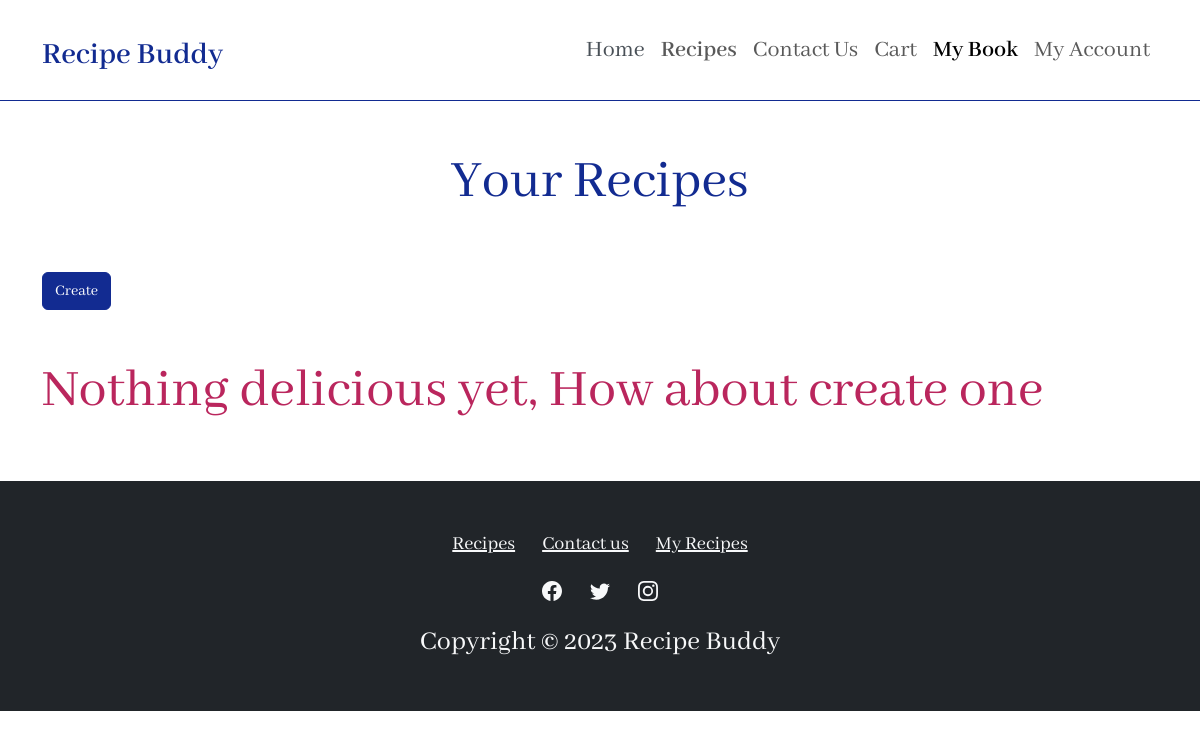
The page /mybook.php (signed in) on the database as committed earlier.
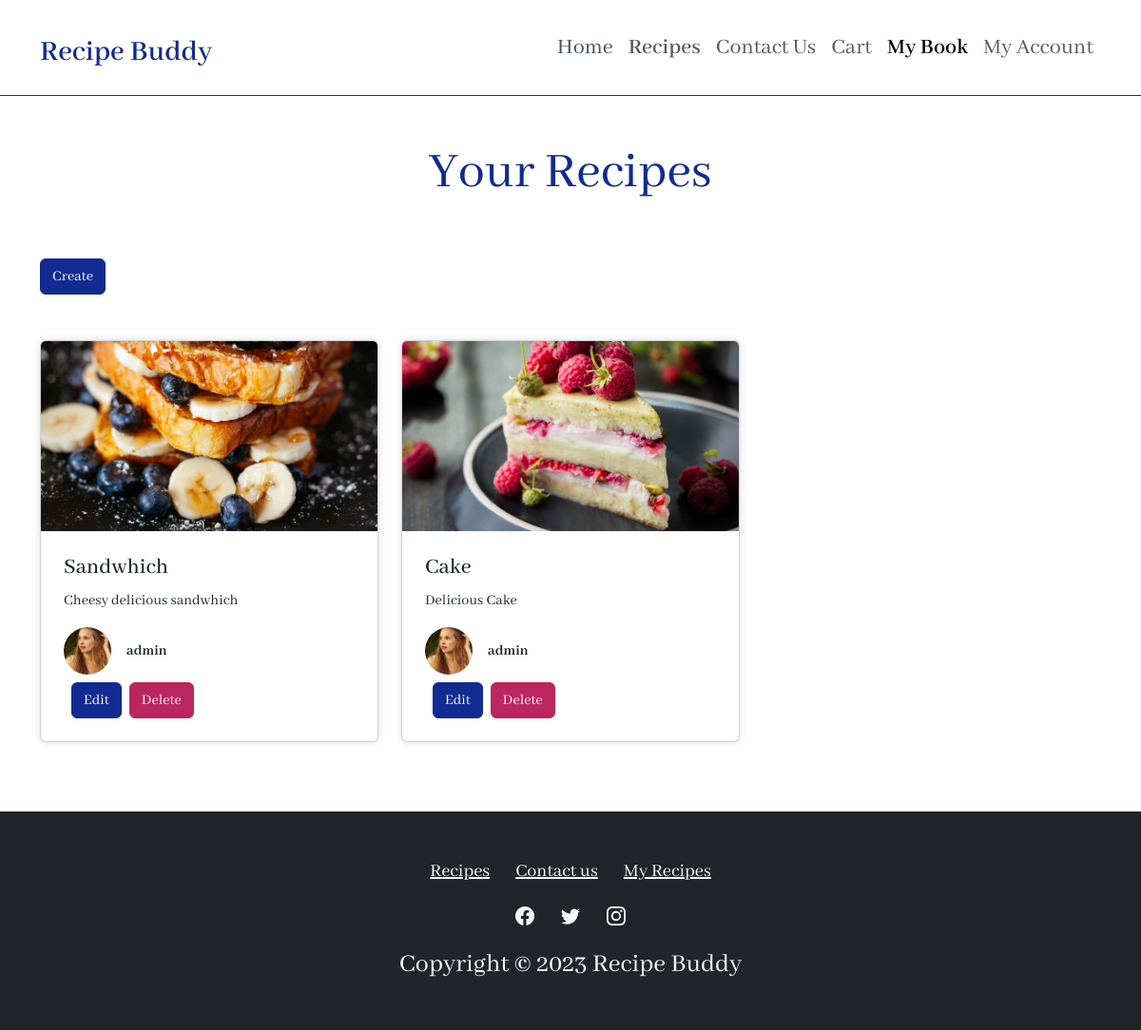
The same page on the database as committed later.
### tables this page shows
CREATE TABLE `recipe` (
  `RecipeID` int(11) NOT NULL,
  `Title` varchar(100) NOT NULL,
  `Description` varchar(400) DEFAULT NULL,
  `RecipeImagePath` varchar(500) NOT NULL,
  `RecipeImageName` varchar(500) NOT NULL,
  `DateCreated` datetime NOT NULL DEFAULT current_timestamp()
);

CREATE TABLE `users` (
  `UserID` int(11) NOT NULL,
  `Username` varchar(50) NOT NULL,
  `Password` varchar(50) NOT NULL,
  `UserImagePath` varchar(500) NOT NULL,
  `UserImageName` varchar(500) NOT NULL,
  `Contact` varchar(15) DEFAULT NULL
);

### mybook.php (the view, shortened to what this page needs)
<?php
include 'includes/db.php';
$user_id = $_SESSION['userID'];
$sql = "SELECT
        recipe.RecipeID,
        recipe.RecipeImagePath,
        recipe.Title,
        recipe.Description,
        users.UserID,
        users.Username,
        users.UserImagePath
        FROM
          `recipe_users`
        JOIN recipe ON recipe_users.RecipeID = recipe.RecipeID
        JOIN users ON recipe_users.UserID = users.UserID
        WHERE users.UserID = $user_id";
$result = mysqli_query($conn, $sql);
?>
<!DOCTYPE html>
<html data-bs-theme="light" lang="en">
<head>
  <link
    rel="stylesheet"
    href="https://cdn.jsdelivr.net/npm/bootstrap@5.3.3/dist/css/bootstrap.min.css" />
  <link rel="stylesheet" href="assets/css/styles.min.css" />
</head>
<body style="font-family: 'Abhaya Libre', serif">
  <nav
    class="navbar navbar-expand-md sticky-top bg-body py-3"
    style="
        background: var(--bs-primary);
        border-bottom: 1px solid var(--bs-primary);
      ">
    <div class="container">
      <a class="navbar-brand d-flex align-items-center" href="index.php"><span
          class="fs-2 fw-semibold"
          style="color: var(--bs-primary); padding-top: 10px">Recipe Buddy</span></a>
      <div class="collapse navbar-collapse" id="navcol-2">
        <ul class="navbar-nav ms-auto">
          <li class="nav-item">
            <a
              class="nav-link fs-4"
              href="index.php"
              style="
                  border-bottom-color: var(--bs-primary-text-emphasis);
                  color: var(--bs-dark-text-emphasis);
                ">Home</a>
          </li>
          <li class="nav-item">
            <a class="nav-link fs-4 fw-semibold" href="recipes.php">Recipes</a>
          </li>
          <li class="nav-item">
            <a class="nav-link fs-4" href="contactus.php">Contact Us</a>
          </li>
          <?php
          if (isset($_SESSION['Username']) && $_SESSION['loggedin'] == true) {
            echo '<li class="nav-item"><a class="nav-link fs-4" href="cart.php">Cart</a></li>';
            echo '<li class="nav-item"><a class="nav-link fs-4 active fw-semibold" href="mybook.php">My Book</a></li>';
            echo '<li class="nav-item"><a class="nav-link fs-4" href="account.php">My Account</a></li>';
          } else {
            echo '<a class="btn btn-primary fs-4 ms-md-2" role="button" href="login.php" style="border-radius: 8px">Login</a>';
          }
          ?>
        </ul>
      </div>
    </div>
  </nav>
  <div class="container py-4 py-xl-5">
    <div class="row mb-5">
      <div class="col-md-8 col-xl-6 text-center mx-auto">
        <h1 class="display-4" style="color: var(--bs-primary)">
          Your Recipes
        </h1>
      </div>
    </div>
    <div class="row mb-5 flex-row justify-content-end align-content-end">
      <div class="flex-column justify-content-end align-content-end">
        <a href="createrecipe.php" class="btn btn-primary">Create</a>
      </div>
    </div>
    <?php if ($result->num_rows == 0): ?>
      <h1 class="display-4 text-danger">Nothing delicious yet, How about create one</h1>
    <?php else: ?>
      <div
        class="row gy-4 row-cols-1 row-cols-md-2 row-cols-xl-3"
        style="margin-bottom: 25px">
        <?php while ($row = mysqli_fetch_assoc($result)): ?>
          <div class="col">
            <div
              class="card"
              style="box-shadow: 0px 0px 6px 1px rgba(225, 225, 225, 0.9)">
              <a href="showrecipe.php?id=<?php echo $row['RecipeID'] ?>">
                <img
                  class="card-img-top w-100 d-block fit-cover"
                  style="height: 200px"
                  src="<?php echo $row['RecipeImagePath']; ?>"
                  alt="<?php echo $row['Title']; ?>" />
              </a>
              <div class="card-body p-4">
                <h4 class="card-title"><?php echo $row['Title']; ?></h4>
                <p class="card-text overflow-hidden">
                  <?php echo $row['Description']; ?>
                </p>
                <div class="d-flex">
                  <img
                    class="rounded-circle flex-shrink-0 me-3 fit-cover"
                    width="50"
                    height="50"
                    src="<?php echo $row['UserImagePath']; ?>" />
                  <div class="d-flex align-items-center">
                    <p class="fw-bold mb-0"><?php echo $row['Username']; ?></p>
                  </div>
                </div>
                <div class="d-flex mt-2">
                  <a href="editrecipe.php?id=<?php echo $row['RecipeID'] ?>" class="btn btn-primary mx-2">Edit</a>
                  <a href="deleterecipe.php?id=<?php echo $row['RecipeID'] ?>" onclick="alert('Do you Really want to delete this delicious recipe?')" class="btn btn-danger">Delete</a>
                </div>
              </div>
            </div>
          </div>
        <?php endwhile; ?>
      </div>
    <?php endif; ?>
  </div>
  <footer class="text-center bg-dark">
    <div class="container text-white py-4 py-lg-5">
      <ul class="list-inline">
        <li class="list-inline-item me-4">
          <a class="fs-5 link-light" href="recipes.php">Recipes</a>
        </li>
        <li class="list-inline-item fs-5 me-4">
          <a class="fs-5 link-light" href="contactus.php">Contact us</a>
        </li>
        <li class="list-inline-item fs-5">
          <a class="fs-5 link-light" href="mybook.php">My Recipes</a>
        </li>
      </ul>
      <ul class="list-inline fs-5">
        <li class="list-inline-item fs-5 me-4">
        </li>
        <li class="list-inline-item fs-5 me-4">
        </li>
        <li class="list-inline-item fs-5">
        </li>
      </ul>
      <p class="fs-3 mb-0" style="color: var(--bs-tertiary-bg)">
        Copyright © 2023 Recipe Buddy
      </p>
    </div>
  </footer>
</body>
</html>

Rows that differ between the two databases and show on the page:
added recipe: RecipeImagePath (picture), Title "Sandwhich", Description "Cheesy delicious sandwhich", users.Username "admin"
added recipe: RecipeImagePath (picture), Title "Cake", Description "Delicious Cake", users.Username "admin"
Other text that changed with them:
text no longer shown: "Nothing delicious yet, How about create one"
